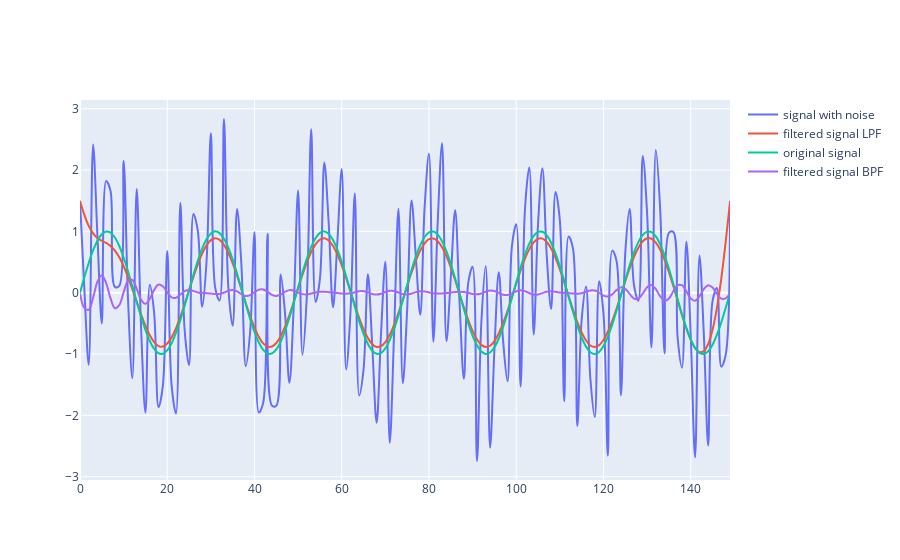

Source (notebook cell):
### Markdown cell above
# Filter Bonus

### Code cell
# Filter requirements.
T = 5.0         # Sample Period
fs = 30.0       # sample rate, Hz
cutoff_LPF = 2      # desired cutoff frequency of the filter, Hz ,      slightly higher than actual 1.2 Hz
cutoff_BPF = [4,5]
nyq = 0.5 * fs  # Nyquist Frequency
order = 2       # sin wave can be approx represented as quadratic
n = int(T * fs) # total number of samples

# sin wave
t = np.linspace(0.0, 5.0, num= 150) # 150 samples evenly spaced
sig = np.sin(1.2*2*np.pi*t)

# Lets add some noise
noise = 1.5*np.cos(9*2*np.pi*t) + 0.5*np.sin(12.0*2*np.pi*t)
data = sig + noise

# Filter the data, and plot both the original and filtered signals.
data_LPF = butter_lowpass_filter(data, cutoff_LPF, fs, order)
data_BPF = butter_bandpass_filter(data, cutoff_BPF, fs, 6)

fig = go.Figure()
fig.add_trace(go.Scatter(
            y = data,
            line =  dict(shape =  'spline' ),
            name = 'signal with noise'
            ))
fig.add_trace(go.Scatter(
            y = data_LPF,
            line =  dict(shape =  'spline' ),
            name = 'filtered signal LPF'
            ))
fig.add_trace(go.Scatter(
            y = sig,
            line =  dict(shape =  'spline' ),
            name = 'original signal'
            ))
fig.add_trace(go.Scatter(
            y = data_BPF,
            line =  dict(shape =  'spline' ),
            name = 'filtered signal BPF'
            ))
fig.show()

### Figure 1 — Plotly figure (JSON) as saved in the notebook; plotly's stock layout.template omitted (floating-point values rounded to 4 significant figures; data arrays with more than 128 entries replaced by an {"elided": "..."} marker saying what was removed)
{"data": [{"line": {"shape": "spline"}, "name": "signal with noise", "type": "scatter", "y": {"elided": "150 float values"}}, {"line": {"shape": "spline"}, "name": "filtered signal LPF", "type": "scatter", "y": {"elided": "150 float values"}}, {"line": {"shape": "spline"}, "name": "original signal", "type": "scatter", "y": {"elided": "150 float values"}}, {"line": {"shape": "spline"}, "name": "filtered signal BPF", "type": "scatter", "y": {"elided": "150 float values"}}], "layout": {}}
